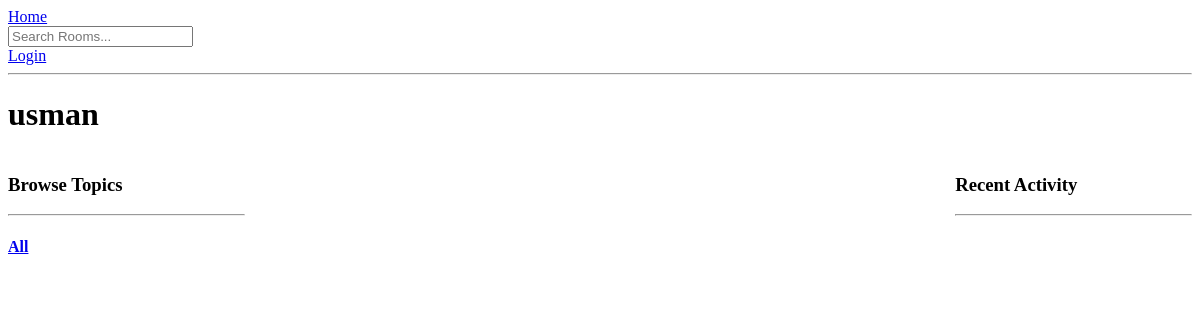
The app's page /profile/1/, older data.
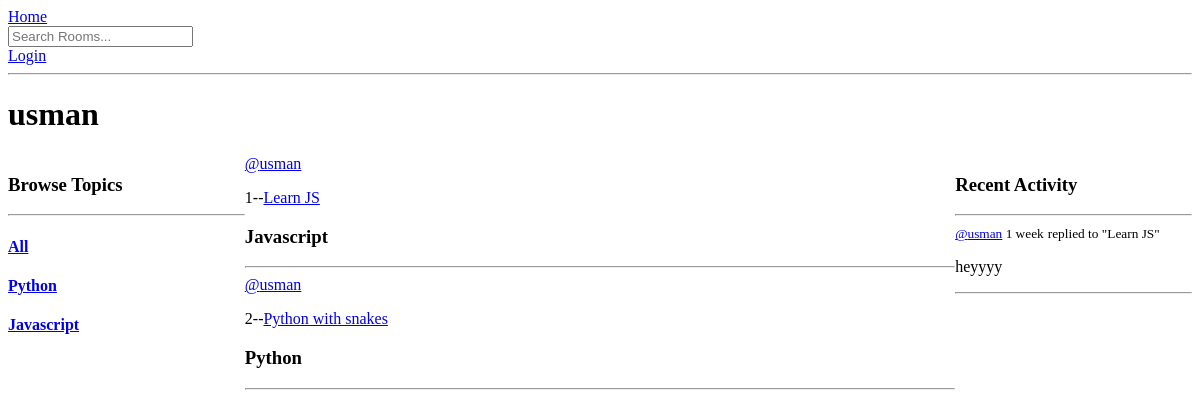
The same page, newer data.
### doors/models.py (models this page shows)
class Topic(models.Model):
    name = models.CharField(max_length=200)
    def __str__(self):
        return self.name

class Room(models.Model):
    host = models.ForeignKey(User, on_delete=models.SET_NULL, null=True)
    topic = models.ForeignKey(Topic, on_delete=models.SET_NULL, null=True)
    name = models.CharField(max_length=200)
    participants = models.ManyToManyField(User, related_name='participants', blank=True)
    description = models.TextField(null=True, blank=True)
    updated = models.DateTimeField(auto_now=True)
    created = models.DateTimeField(auto_now_add=True)
    class Meta:
        ordering = ['-updated', '-created']
    def __str__(self):
        return self.name

class Message(models.Model):
    user = models.ForeignKey(User, on_delete=models.CASCADE)
    room = models.ForeignKey(Room, on_delete=models.CASCADE)
    body = models.TextField()
    updated = models.DateTimeField(auto_now=True)
    created = models.DateTimeField(auto_now_add=True)
    def __str__(self):
        return self.body[0:50]

### doors/views.py (the view)
# urls.py: path('profile/<str:pk>/', views.userProfile, name='user-profile'),
def userProfile(request, pk):
    user = models.User.objects.get(id=int(pk))
    rooms = user.room_set.all()
    topics = models.Topic.objects.all()
    room_messages = user.message_set.all().order_by('-created')
    context = {'user':user, 'rooms':rooms, 'topics':topics, 'room_messages':room_messages}
    return render(request, 'doors/profile.html', context)

### doors/templates/doors/profile.html (shortened to what this page needs)
{% extends 'main.html' %}
{% block content %}
    <h1>{{user.username}}</h1>
    <div class="profile-container">
        <div>
            {% include 'doors/topics_component.html' %}
        </div>
        <div>
            {% include 'doors/feed_component.html' %}
        </div>
        <div>
            {% include 'doors/activity_component.html' %}
        </div>
    </div>
{% endblock %}

### doors/templates/doors/topics_component.html
<h3>Browse Topics</h3>
<hr>
<div>
    <a href="{% url 'home' %}"><h4>All</h4></a>
</div>
{% for topic in topics %}
    <div>
        <a href="{% url 'home' %}?q={{topic.name}}"><h4>{{topic.name}}</h4></a>
    </div>
{% endfor %}

### doors/templates/doors/feed_component.html
<div>
    {% for room in rooms %}
        <a href="{% url 'user-profile' room.host.id %}">@{{room.host.username}}</a>
        <p>{{room.id}}--<a href="{% url 'room' room.id %}">{{room.name}}</a></p>
        <h3>{{room.topic}}</h3>
        <hr>
    {% endfor %}
</div>

### doors/templates/doors/activity_component.html (shortened to what this page needs)
<h3>Recent Activity</h3>
<hr>
{% for message in room_messages %}
    <div>
        <small><a href="{% url 'user-profile' message.user.id %}">@{{message.user}}</a>    {{message.created|timesince}}</small>
        <small>replied to "{{message.room}}"</small>
        <p>{{message}}</p>
        <hr>
    </div>
{% endfor %}

Row changes from the older to the newer data that the page shows:
added Topic: name "Python"
added Topic: name "Javascript"
now on this page (row edited): Room: host.username "usman", id "1", name "Learn JS", topic "Javascript"
now on this page (row edited): Room: host.username "usman", id "2", name "Python with snakes", topic "Python"
added Message: user "usman", created "1 week", room "Learn JS", body "heyyyy"
